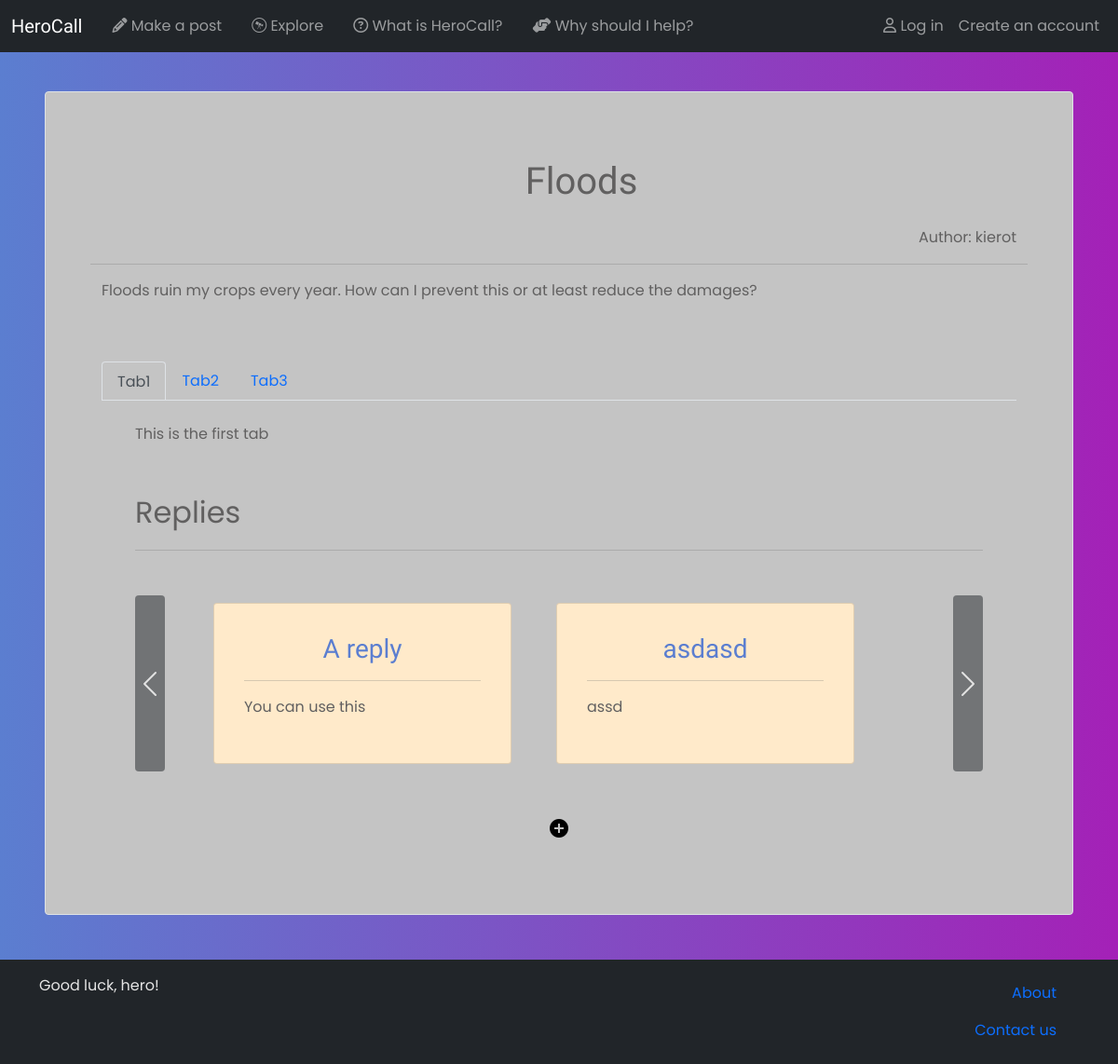
The page /post/39/ on the database its author committed.
### main/models.py (models this page shows, shortened)
class Post(models.Model):
    title = models.CharField(max_length=120)
    text = models.CharField(max_length=2000)
    author = models.ForeignKey(User, on_delete=models.PROTECT)
    reply_tab = models.IntegerField(null=True, blank=True)

class Tab(models.Model):
    title = models.CharField(max_length=120)
    text = models.CharField(max_length=2000)
    post = models.ForeignKey(Post, on_delete=models.CASCADE)

### main/views.py (the view)
# urls.py: path('post/<int:id>/', post, name="post"),
def post(request, id):
    main_post = Post.objects.all().get(id=id)
    posts = Post.objects.all()
    tabs = Tab.objects.all().filter(post=main_post)
    content = {
        'main_post':main_post,
        'posts':posts,
        'tabs':tabs,
    }
    return render(request, 'post.html', content)

### main/templatetags/hero_comments.py (called while the page is built)
@register.filter
def org_replies(replies, tab_id):
    i = 0
    views = []
    for reply in replies:
        if reply.reply_tab == tab_id:
            if i % 2 == 0:
                views.append([reply])
            else:
                views[len(views)-1].append(reply)
            i += 1
    return views

@register.filter
def markdown_parse(text):
    return text

@register.simple_tag
def get_tabs(post):
    response = "<select class='form-select' onchange='select_tab(this)'><option selected>Select tab</options>"
    tabs = Tab.objects.all().filter(post=post)
    if len(tabs) == 0:
        return ""
    for tab in tabs:
        response += f'<option value="rtab_{tab.id}">{tab.title}</option>'
    response += "</select>"
    return format_html(response)

### main/templates/post.html
{% extends 'base.html' %}
{% load hero_comments %}
{% block content %}
<div class='container'>
    <div class='row border p-5 post rounded'>
        <h1 class='text-center m-4 post-title'>{{main_post.title}}</h1>
        <p class='text-end'>Author: {{main_post.author}}</p>
        <hr>
        <p>{{main_post.text|markdown_parse}}</p>
        <nav class='mt-5'>
            <div class="nav nav-tabs" id="nav-tab" role="tablist">
                {% for tab in tabs %}
                    {% if forloop.first %}
                        <button class="nav-link active" id="nav-{{tab.title|cut:' ' }}-tab" data-bs-toggle="tab" data-bs-target="#nav-{{tab.title|cut:' ' }}" type="button" role="tab" aria-controls="nav-{{tab.title|cut:' ' }}" aria-selected="true">{{tab.title}}</button>
                    {% else %}
                        <button class="nav-link" id="nav-{{tab.title|cut:' '}}-tab" data-bs-toggle="tab" data-bs-target="#nav-{{tab.title|cut:' ' }}" type="button" role="tab" aria-controls="nav-{{tab.title|cut:' ' }}" aria-selected="false">{{tab.title}}</button>
                    {% endif %}
                {% endfor %}
            </div>
        </nav>
        <div class="tab-content py-4 px-5" id="nav-tabContent">
            {% for tab in tabs %}
                {% if forloop.first %}
                    <div class="tab-pane fade show active" id="nav-{{tab.title|cut:' ' }}" role="tabpanel" aria-labelledby="nav-{{tab.title|cut:' '}}-tab">
                        {% include 'builder/tabs_content.html' %}
                    </div>
                {% else %}
                    <div class="tab-pane fade" id="nav-{{tab.title|cut:' ' }}" role="tabpanel" aria-labelledby="nav-{{tab.title|cut:' ' }}-tab">
                        {% include 'builder/tabs_content.html' %}
                    </div>
                {% endif %}
            {% endfor %}
        </div>
    </div>
</div>
{% endblock %}

### main/templates/builder/tabs_content.html
{{tab.text}}
<div class='mb-3 mt-5 fs-2'>Replies</div>
<hr>
{% include 'builder/horiz.html' %}
<div class='d-flex justify-content-center'>
    <form action="{% url 'make_post' %}" class='mt-3'>
        <button type="submit" class="border-0 bg-transparent"><input type="text" name='reply' class='d-none' value="{{ tab.id }}"><span class="material-icons">add_circle</span></button>
    </form>
</div>

### main/templates/builder/horiz.html (shortened to what this page needs)
{% load hero_comments %}
<div id="carouselExampleControls-{{tab.title|cut:' ' }}" class="carousel slide" data-bs-interval=false>
    <div class="carousel-inner mx-5">
        {% for view in posts|org_replies:tab.id %}
            {% if forloop.first %}
                <div class="carousel-item active">
                    {% include 'builder/item.html' %}
                </div>
            {% else %}
                <div class="carousel-item">
                    {% include 'builder/item.html' %}
                </div>
            {% endif %}
        {% endfor %}
    </div>
    <button class="carousel-control-prev bg-dark rounded reply-button" type="button" data-bs-target="#carouselExampleControls-{{tab.title|cut:' ' }}" data-bs-slide="prev">
    <span class="carousel-control-prev-icon" aria-hidden="true"></span>
    </button>
    <button class="carousel-control-next bg-dark rounded reply-button"  type="button" data-bs-target="#carouselExampleControls-{{tab.title|cut:' ' }}" data-bs-slide="next">
    <span class="carousel-control-next-icon" aria-hidden="true"></span>
    </button>
</div>

### main/templates/builder/item.html
<div class='row mt-3 px-4'>
    <ul class="nav nav-pills mb-3" id="pills-tab" role="tablist">
        {% for reply in view %}
            <li class="nav-item" role="presentation">
                <div id="pills-{{reply.title|cut:' '}}-tab" data-bs-toggle="pill" data-bs-target="#pills-{{reply.title|cut:' '}}" type="button" role="tab" aria-controls="pills-{{reply.title|cut:' '}}" aria-selected="true">
                    {% include 'builder/post_prev.html' with post=reply selected='focused' %}
                </div>
            </li>
        {% endfor %}
    </ul>
</div>

### main/templates/builder/post_prev.html (shortened to what this page needs)
{% load hero_comments %}
<div class="card m-4 p-3 post-preview rounded reply-post" style="width: 20rem; {% if selected == 'focused' %}hover(this){% endif %}" onclick="{% if selected == 'focused' %}focused(this){% endif %}">
    <div class="card-body">
        <div class='row'>
            <h5 class="card-title my-0 text-center">
                <a href="{% url 'post' id=post.id %}" class='text-decoration-none fs-3'>{{post.title}}</a>
            </h5>
        </div>
        <hr>
        <div class='row'>
            <p>{{post.text|markdown_parse}}</p>
        </div>
    </div>
</div>

### main/static/css/main.css (style rules this page uses)
html { overflow-x: hidden; }
body { color: #e4e4e4; padding-top: 50px; background-color: rgb(91, 126, 208); background-image: linear-gradient(to right, rgb(91, 126, 208) , #A421B7); font-family: 'Poppins', sans-serif; min-height: 100vh; overflow-x: hidden; }
h1 { font-weight: 300; font-family: 'PT Sans Caption', sans-serif; color: #e4e4e4; }
.post { background-color: #c4c4c4; color: #616060; }
.post-title { color: inherit }
.reply-button { width: auto; height: 75%; margin-top: 3.5%; }
.post-preview { transition: 0.5s; color: #616060; background-color: #ffeaca; }
.post-preview a { color:rgb(91, 126, 208); }
.card-title { font-family: 'Ubuntu', sans-serif; }
button.active.nav-link { background-color: inherit!important; border-bottom: none; }

### rows shown on the page
Post: title "Floods", author "kierot", text "Floods ruin my crops every year. How can I prevent this or at least reduce the damages?"
Tab: title "Tab1", text "This is the first tab"
Tab: title "Tab2"
Tab: title "Tab3"
Post: title "A reply", text "You can use this"
Post: title "asdasd", text "assd"
